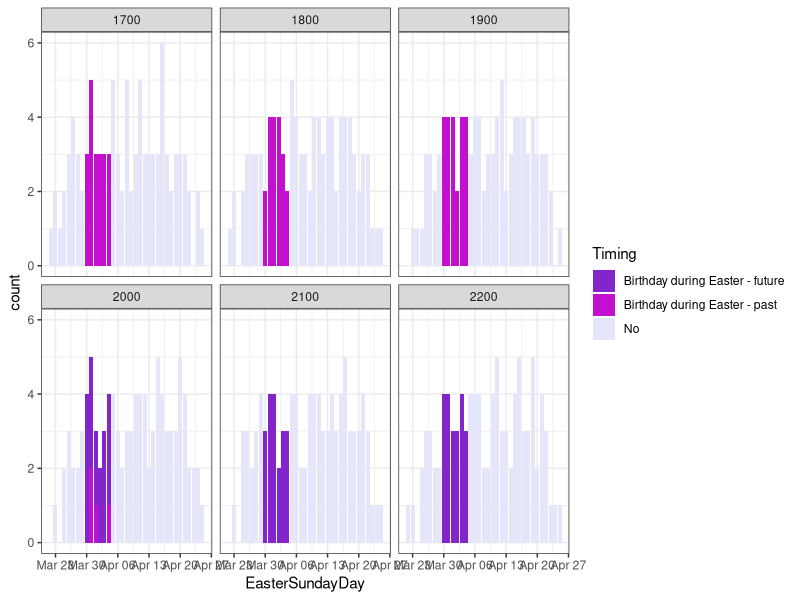
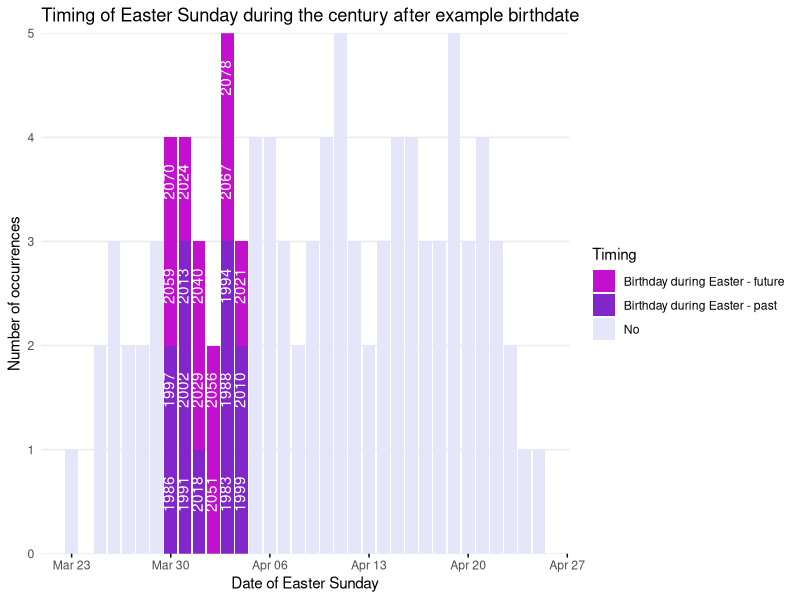

The R script that drew these images, in order:
## File for working out when your birthday would coincide with Easter.
## Emily Harvey 29/3/2019
## Could do with tidying up, but seems to work...


# User inputs -------------------------------------------------------------


# set your birthday and whether you only want to know during Easter itself (modeSTRICT=TRUE) 
# or whether a birthday on the Thursday before or Tuesday after would count too

DOB <- as.Date("01-04-1980", format = c("%d-%m-%Y")) 

modeSTRICT = FALSE


# Set up and  Calculations ------------------------------------------------------------


library(tidyverse)
library(lubridate)

#load data
easter_data <- read_csv('Easterdates.csv')


# transform date into the right form
EasterSunday <- easter_data %>%
  mutate(EasterSundayDate=paste(Day,Month,Year, sep='-')) %>%
  mutate(EasterSundayDate=as.Date(EasterSundayDate, format =c("%d-%m-%Y"))) %>%
  arrange(EasterSundayDate) %>%
  select(EasterSundayDate) 

# in order to compare dates we need to strip out the year 
# it will default to this year (as it needs a year...?), but as long as they are all the same that's fine - no issues with leap years in Mar/Apr dates

easter_calcs <- EasterSunday %>%
  mutate(BirthDate = DOB) %>%
  mutate(EasterSundayDay = as.Date(paste(day(EasterSundayDate),month(EasterSundayDate),sep='-'), format =c("%d-%m")),
         BirthDay = as.Date(paste(day(BirthDate),month(BirthDate),sep='-'), format =c("%d-%m")))


# calculate if the selected birthday is during Easter or not
if(modeSTRICT){
  easter_calcs <- easter_calcs %>%
  mutate(Timing = case_when(
    (BirthDay < EasterSundayDay+2) & (BirthDay > EasterSundayDay-3) & (year(EasterSundayDate)< 2019) ~ "Birthday during Easter - past",
    (BirthDay < EasterSundayDay+2) & (BirthDay > EasterSundayDay-3)  ~ "Birthday during Easter - future",
    TRUE ~ "No"
  ))
}else{
  easter_calcs <- easter_calcs %>%
    mutate(Timing = case_when(
      (BirthDay < EasterSundayDay+3) & (BirthDay > EasterSundayDay-4) & (year(EasterSundayDate)< 2019) ~ "Birthday during Easter - past",
      (BirthDay < EasterSundayDay+3) & (BirthDay > EasterSundayDay-4)  ~ "Birthday during Easter - future",
      TRUE ~ "No"
    ))
}

# looking at the pattern over full dataset -----------

# add variable for which century
easter_calcs <- easter_calcs%>%
  mutate(century=paste0(str_trunc(year(EasterSundayDate),2,"right",ellipsis=""),"00"))


#plot for each century
ggplot(easter_calcs, aes(EasterSundayDay, ..count..)) +
  geom_bar(aes(fill=Timing))+
  scale_fill_manual(values=c("#8225CA", "#C210CE","#E6E6FA"))+
  facet_wrap(~century)+
  theme_bw()



# for the 100 years from DOB (optimistic about life span...?) -----------

#check if Easter was before or after birthdate in year of birth

startYear <- EasterSunday %>%
  mutate(BirthDate = DOB) %>%
  filter(year(EasterSundayDate)==year(DOB)) %>%
  mutate(startYear = ifelse( (EasterSundayDate+ifelse(modeSTRICT,1,2))<BirthDate, year(BirthDate)+1,year(BirthDate) )) %>%
  pull(startYear)

# create the subset for the 100 easters after birth date
lifetime <- easter_calcs %>%
  filter(year(EasterSundayDate)>(startYear-1) & year(EasterSundayDate)<(startYear+100)) %>%
  mutate(Year = year(EasterSundayDate))

# create the text for the labels on the bar plot
labels <- lifetime %>%
  filter(Timing != "No") %>%
  group_by(EasterSundayDay) %>%
  summarise(years = list(Year))


# plot the figure
p<- ggplot(lifetime, aes(EasterSundayDay, ..count.., position = "stack")) +
  geom_bar(aes(fill=Timing))+
  scale_fill_manual(values=c("#C210CE", "#8225CA", "#E6E6FA"))+
  theme_minimal()+
  scale_y_discrete(name ="Number of occurrences", 
                   limits=c(0:5), expand = c(0,0))+
  scale_x_date(name ="Date of Easter Sunday")+
  ggtitle("Timing of Easter Sunday during the century after example birthdate")+
  theme(panel.grid.major.x = element_blank(),
        panel.grid.minor.x = element_blank(),
        axis.ticks.x = element_line())

# Modifying to annotate each year for each date separately rather than pasting them together in a big glob
for (day in seq(nrow(labels))) {
  yvalue = 0.4
  for (years_for_that_day in 1:length(labels$years[[day]])) {
    p <- p + annotate("text",x=labels$EasterSundayDay[day], y=yvalue, label=labels$years[[day]][years_for_that_day], vjust = 0.3, hjust = 0, angle = 90, colour="white")
    yvalue = yvalue + 1
    }
}

p








